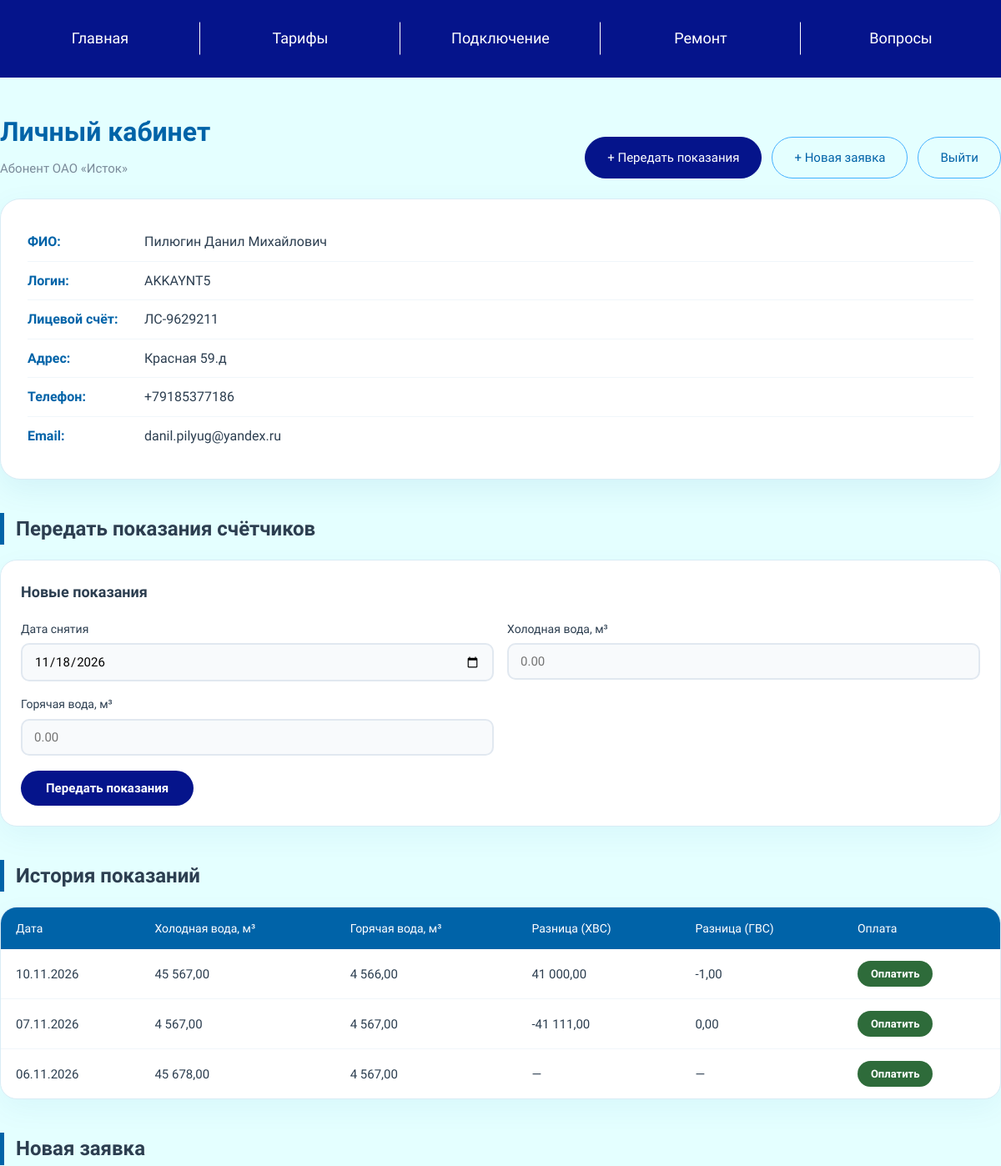
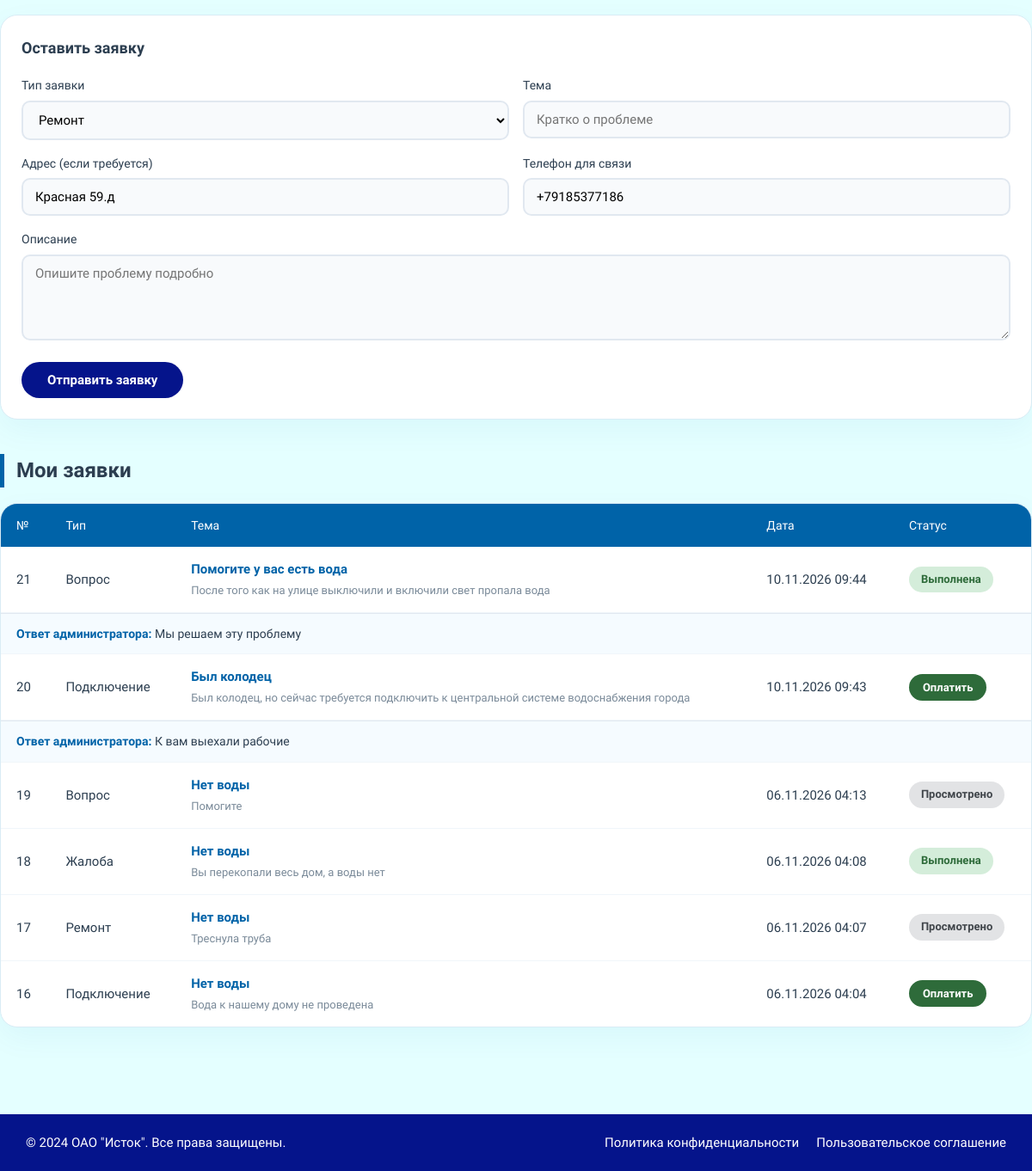
Screenshot of /profile.php (signed in) with the database file from the repository (2 pictures, top to bottom).
### tables this page shows
CREATE TABLE `meter_readings` (
  `id` int NOT NULL,
  `user_id` int NOT NULL,
  `reading_date` date NOT NULL,
  `cold_water` decimal(10,2) NOT NULL,
  `hot_water` decimal(10,2) NOT NULL,
  `created_at` datetime DEFAULT CURRENT_TIMESTAMP
);

CREATE TABLE `requests` (
  `id` int NOT NULL,
  `user_id` int NOT NULL,
  `type` enum('repair','connection','question','complaint') NOT NULL,
  `subject` varchar(255) NOT NULL,
  `message` text NOT NULL,
  `address` varchar(255) DEFAULT NULL,
  `phone` varchar(32) DEFAULT NULL,
  `status` enum('new','in_progress','done','rejected') DEFAULT 'new',
  `admin_comment` text,
  `viewed` tinyint(1) DEFAULT '0',
  `created_at` datetime DEFAULT CURRENT_TIMESTAMP,
  `is_paid` tinyint(1) DEFAULT '0'
);

### db.php (called while the page is built)
<?php
function db(): PDO {
    static $pdo = null;
    if ($pdo === null) {
        $host   = 'MySQL-8.4';
        $dbname = 'kurs';
        $user   = 'root';
        $pass   = '';
        $dsn = "mysql:host=$host;dbname=$dbname;charset=utf8mb4";
        try {
            $pdo = new PDO($dsn, $user, $pass, [
                PDO::ATTR_ERRMODE            => PDO::ERRMODE_EXCEPTION,
                PDO::ATTR_DEFAULT_FETCH_MODE => PDO::FETCH_ASSOC,
                PDO::ATTR_EMULATE_PREPARES   => false,
            ]);
        } catch (PDOException $e) {
            die('Ошибка подключения к БД: ' . $e->getMessage());
        }
    }
    return $pdo;
}
?>

### profile.php (the view, shortened to what this page needs)
<?php
require __DIR__ . '/db.php';
$user = $_SESSION['user'];
function e($v) { return htmlspecialchars((string)$v, ENT_QUOTES, 'UTF-8'); }
$stmt = db()->prepare("
    SELECT * FROM meter_readings
    WHERE user_id = ?
    ORDER BY reading_date DESC, id DESC
    LIMIT 24
");
$stmt->execute([$user['id']]);
$readings = $stmt->fetchAll();
$stmt = db()->prepare("
    SELECT * FROM requests
    WHERE user_id = ?
    ORDER BY created_at DESC
");
$stmt->execute([$user['id']]);
$requests = $stmt->fetchAll();
function reqTypeLabel(string $t): string {
    return [
        'repair'     => ' Ремонт',
        'connection' => ' Подключение',
        'question'   => ' Вопрос',
        'complaint'  => ' Жалоба',
    ][$t] ?? $t;
}
function reqStatus(string $s, int $viewed): array {
    if ($s === 'new') {
        return $viewed === 0
            ? ['Новая', 'status-new']
            : ['Просмотрено', 'status-viewed'];
    }
    return [
        'in_progress' => ['В работе', 'status-progress'],
        'done'        => ['Выполнена', 'status-done'],
        'rejected'    => ['Отклонена', 'status-rejected'],
    ][$s] ?? [$s, 'status-new'];
}
?>
<!DOCTYPE html>
<html lang="ru">
<head>
<link rel="stylesheet" href="style.css">
</head>
<body>
<header class="pole1" style="padding:14px 0;">
  <div class="dropdown-menu">
    <a href="index.php">Главная</a>
    <a href="index8.php">Тарифы</a>
    <a href="index4.php">Подключение</a>
    <a href="index5.php">Ремонт</a>
    <a href="index7.php">Вопросы</a>
  </div>
</header>
<main class="profile-page">
  <div class="profile-wrap">
    <div class="profile-head">
      <div>
        <h2>Личный кабинет</h2>
        <p class="sub">Абонент ОАО «Исток»</p>
      </div>
      <div class="profile-actions" style="margin:0;">
        <a href="#add-meter" class="btn-red">+ Передать показания</a>
        <a href="#add-request" class="btn-outline">+ Новая заявка</a>
        <a href="logout.php" class="btn-outline">Выйти</a>
      </div>
    </div>
    <div class="profile-card">
      <div class="profile-row"><b>ФИО:</b> <span><?= e($user['name']) ?></span></div>
      <div class="profile-row"><b>Логин:</b> <span><?= e($user['login']) ?></span></div>
      <div class="profile-row"><b>Лицевой счёт:</b> <span><?= e($user['account_number'] ?? '—') ?></span></div>
      <div class="profile-row"><b>Адрес:</b> <span><?= e($user['address'] ?? '—') ?></span></div>
      <div class="profile-row"><b>Телефон:</b> <span><?= e($user['phone'] ?? '—') ?></span></div>
      <div class="profile-row"><b>Email:</b> <span><?= e($user['email'] ?? '—') ?></span></div>
    </div>
    <h2 class="section-title" id="add-meter">Передать показания счётчиков</h2>
    <div class="form-card">
      <h3>Новые показания</h3>
      <form method="post">
        <div class="form-grid">
          <div>
            <label>Дата снятия</label>
            <input type="date" name="reading_date"
                   value="<?= e(date('Y-m-d')) ?>" required>
          </div>
          <div>
            <label>Холодная вода, м³</label>
            <input type="text" name="cold_water" placeholder="0.00" required>
          </div>
          <div>
            <label>Горячая вода, м³</label>
            <input type="text" name="hot_water" placeholder="0.00" required>
          </div>
        </div>
        <button type="submit" class="form-btn">Передать показания</button>
      </form>
    </div>
    <h2 class="section-title">История показаний</h2>
    <?php if (!$readings): ?>
      <p class="empty-note">Показания ещё не передавались.</p>
    <?php else: ?>
      <div class="table-wrap">
        <table class="tbl">
          <thead>
            <tr>
              <th>Дата</th>
              <th>Холодная вода, м³</th>
              <th>Горячая вода, м³</th>
              <th>Разница (ХВС)</th>
              <th>Разница (ГВС)</th>
              <th>Оплата</th>
            </tr>
          </thead>
          <tbody>
            <?php foreach ($readings as $i => $r): ?>
              <?php
                $prev = $readings[$i + 1] ?? null;
                $diffCold = $prev ? ((float)$r['cold_water'] - (float)$prev['cold_water']) : null;
                $diffHot  = $prev ? ((float)$r['hot_water']  - (float)$prev['hot_water'])  : null;
              ?>
              <tr>
                <td><?= e(date('d.m.Y', strtotime($r['reading_date']))) ?></td>
                <td><?= number_format((float)$r['cold_water'], 2, ',', ' ') ?></td>
                <td><?= number_format((float)$r['hot_water'],  2, ',', ' ') ?></td>
                <td><?= $diffCold !== null ? number_format($diffCold, 2, ',', ' ') : '—' ?></td>
                <td><?= $diffHot  !== null ? number_format($diffHot,  2, ',', ' ') : '—' ?></td>
                <td>
                  <?php if (isset($r['is_paid']) && $r['is_paid'] == 1): ?>
                    <span class="status status-done">Оплачено</span>
                  <?php else: ?>
                    <button type="button" class="pay-btn" onclick="showPaymentOptions(this)">Оплатить</button>
                  <?php endif; ?>
                </td>
              </tr>
            <?php endforeach; ?>
          </tbody>
        </table>
      </div>
    <?php endif; ?>
    <h2 class="section-title" id="add-request">Новая заявка</h2>
    <div class="form-card">
      <h3>Оставить заявку</h3>
      <form method="post">
        <div class="form-grid">
          <div>
            <label>Тип заявки</label>
            <select name="type" required>
              <option value="repair">Ремонт</option>
            </select>
          </div>
          <div>
            <label>Тема</label>
            <input type="text" name="subject" placeholder="Кратко о проблеме" required>
          </div>
          <div>
            <label>Адрес (если требуется)</label>
            <input type="text" name="address"
                   value="<?= e($user['address'] ?? '') ?>"
                   placeholder="ул. ..., д. ..., кв. ...">
          </div>
          <div>
            <label>Телефон для связи</label>
            <input type="tel" name="phone"
                   value="<?= e($user['phone'] ?? '') ?>">
          </div>
          <div class="full">
            <label>Описание</label>
            <textarea name="message" placeholder="Опишите проблему подробно" required></textarea>
          </div>
        </div>
        <button type="submit" class="form-btn">Отправить заявку</button>
      </form>
    </div>
    <h2 class="section-title">Мои заявки</h2>
    <?php if (!$requests): ?>
      <p class="empty-note">У вас пока нет заявок.</p>
    <?php else: ?>
      <div class="table-wrap">
        <table class="tbl">
          <thead>
            <tr>
              <th>№</th>
              <th>Тип</th>
              <th>Тема</th>
              <th>Дата</th>
              <th>Статус</th>
            </tr>
          </thead>
          <tbody>
            <?php foreach ($requests as $r): ?>
              <?php
                $st = reqStatus($r['status'], (int)$r['viewed']);
                $payableTypes = ['repair', 'connection'];
                $canPay = in_array($r['type'], $payableTypes, true);
              ?>
              <tr>
                <td><?= (int)$r['id'] ?></td>
                <td><?= e(reqTypeLabel($r['type'])) ?></td>
                <td>
                  <b style="color:#0063a8;"><?= e($r['subject']) ?></b><br>
                  <span style="color:#7a8a99;font-size:13px;">
                    <?= e(mb_substr($r['message'], 0, 100)) ?><?= mb_strlen($r['message']) > 100 ? '…' : '' ?>
                  </span>
                </td>
                <td><?= e(date('d.m.Y H:i', strtotime($r['created_at']))) ?></td>
                <td>
                  <?php
                    if ($canPay && $r['status'] === 'done'):
                      if (isset($r['is_paid']) && $r['is_paid'] == 1): ?>
                        <span class="status status-done">Оплачено</span>
                      <?php else: ?>
                        <button type="button" class="pay-btn" onclick="showPaymentOptions(this)">Оплатить</button>
                      <?php endif;
                    else: ?>
                      <span class="status <?= $st[1] ?>"><?= e($st[0]) ?></span>
                    <?php endif; ?>
                </td>
              </tr>
              <?php if (!empty($r['admin_comment'])): ?>
                <tr>
                  <td colspan="5" style="padding:0;">
                    <div class="req-comment">
                      <b>Ответ администратора:</b> <?= e($r['admin_comment']) ?>
                    </div>
                  </td>
                </tr>
              <?php endif; ?>
            <?php endforeach; ?>
          </tbody>
        </table>
      </div>
    <?php endif; ?>
  </div>
</main>
<footer class="footer">
  <div class="footer-bottom">
    <div class="footer-bottom-container">
      <div class="copyright">© 2024 ОАО "Исток". Все права защищены.</div>
      <div class="footer-policy">
        <a href="#">Политика конфиденциальности</a>
        <a href="#">Пользовательское соглашение</a>
      </div>
    </div>
  </div>
</footer>
</body>
</html>

### style.css (style rules this page uses)
html { font-size: 62.5%; scroll-behavior: smooth; }
* { font-family: 'Golos Text', sans-serif; margin: 0; padding: 0; box-sizing: border-box; }
body { background-color: #e4ffff; line-height: 1.6; overflow-x: hidden; font-size: 1.6rem; color: #2c3e50; }
a { text-decoration: none; transition: all 0.3s ease; color: inherit; }
.pole1 { background-color: #05148b; display: flex; align-items: center; justify-content: center; padding: 0.5rem 2rem; width: 100%; }
.dropdown-menu { display: flex; justify-content: center; align-items: center; width: 100%; max-width: 140rem; margin: 0 auto; }
.dropdown-menu a { padding: 1.8rem 3rem; position: relative; flex: 1; text-align: center; color: #fff; font-size: 1.8rem; border-radius: 1rem; white-space: nowrap; }
.dropdown-menu a:not(:last-child)::after { content: ""; position: absolute; right: 0; top: 50%; transform: translateY(-50%); height: 60%; width: 1px; background-color: #fff; }
.footer { background: #e4ffff; padding: 4rem 0 0; position: relative; z-index: 5; }
.footer-bottom { background-color: #05148b; padding: 1.5rem 0; border-top: 1px solid #d9f0fa; }
.footer-bottom-container { display: flex; justify-content: space-between; align-items: center; max-width: 140rem; margin: 0 auto; padding: 0 3rem; flex-wrap: wrap; gap: 1.5rem; }
.copyright { font-size: 1.5rem; color: #fff; }
.footer-policy { display: flex; gap: 2rem; flex-wrap: wrap; }
.footer-policy a { font-size: 1.5rem; color: #fff; padding: 0.6rem 0; transition: color 0.3s ease; }

### rows the page displays
meter_readings: reading_date "10.11.2026", cold_water "45 567,00", hot_water "4 566,00", diffCold "41 000,00", diffHot "-1,00"
meter_readings: reading_date "07.11.2026", cold_water "4 567,00", hot_water "4 567,00", diffCold "-41 111,00", diffHot "0,00"
meter_readings: reading_date "06.11.2026", cold_water "45 678,00", hot_water "4 567,00"
requests: id "21", type "Вопрос", subject "Помогите у вас есть вода", message "После того как на улице выключили и включили свет пропала вода", created_at "10.11.2026 09:44", status+viewed "Выполнена", admin_comment "Мы решаем эту проблему"
requests: id "20", type "Подключение", subject "Был колодец", message "Был колодец, но сейчас требуется подключить к центральной системе водоснабжения города", created_at "10.11.2026 09:43", status "Оплатить", admin_comment "К вам выехали рабочие"
requests: id "19", type "Вопрос", subject "Нет воды", message "Помогите", created_at "06.11.2026 04:13", status+viewed "Просмотрено"
requests: id "18", type "Жалоба", subject "Нет воды", message "Вы перекопали весь дом, а воды нет", created_at "06.11.2026 04:08", status+viewed "Выполнена"
requests: id "17", type "Ремонт", subject "Нет воды", message "Треснула труба", created_at "06.11.2026 04:07", status+viewed "Просмотрено"
requests: id "16", type "Подключение", subject "Нет воды", message "Вода к нашему дому не проведена", created_at "06.11.2026 04:04", status "Оплатить"

### other values shown
$user['name'] "Пилюгин Данил Михайлович"
$user['login'] "AKKAYNT5"
$user['account_number'] "ЛС-9629211"
$user['address'] "Красная 59.д"
$user['phone'] "+79185377186"
$user['email'] "danil.pilyug@yandex.ru"
